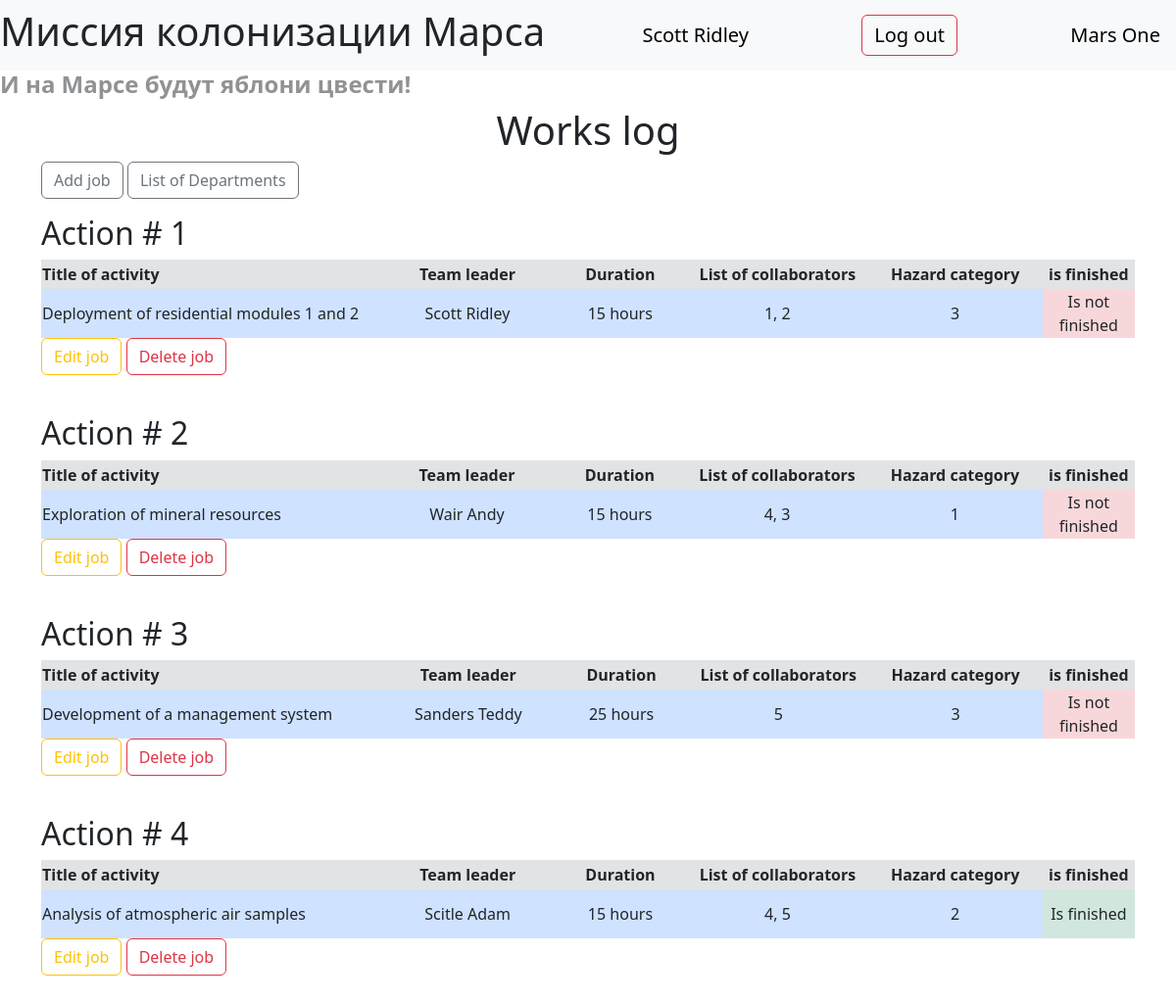
The page / (signed in) on the database its author committed.
### data/users.py (models this page shows, shortened)
class User(SqlAlchemyBase, UserMixin, SerializerMixin):
    __tablename__ = 'users'
    id = sqlalchemy.Column(sqlalchemy.Integer, primary_key=True, autoincrement=True)
    surname = sqlalchemy.Column(sqlalchemy.String, nullable=True)
    name = sqlalchemy.Column(sqlalchemy.String, nullable=True)
    age = sqlalchemy.Column(sqlalchemy.Integer, nullable=True)
    position = sqlalchemy.Column(sqlalchemy.String, nullable=True)
    speciality = sqlalchemy.Column(sqlalchemy.String, nullable=True)
    address = sqlalchemy.Column(sqlalchemy.String, nullable=True)
    city_from = sqlalchemy.Column(sqlalchemy.String, nullable=True)
    email = sqlalchemy.Column(sqlalchemy.String, index=True, unique=True, nullable=True)
    hashed_password = sqlalchemy.Column(sqlalchemy.String, nullable=True)
    modified_date = sqlalchemy.Column(sqlalchemy.DateTime, default=datetime.datetime.now)
    job = orm.relationship("Jobs", back_populates='user')
    department = orm.relationship('Department', back_populates='chief_user')

### data/jobs.py (models this page shows)
class Jobs(SqlAlchemyBase, SerializerMixin):
    __tablename__ = 'jobs'
    id = sqlalchemy.Column(sqlalchemy.Integer, primary_key=True, autoincrement=True)
    team_leader = sqlalchemy.Column(sqlalchemy.Integer, sqlalchemy.ForeignKey('users.id'))
    job = sqlalchemy.Column(sqlalchemy.String, nullable=True)
    work_size = sqlalchemy.Column(sqlalchemy.Integer, nullable=True)
    collaborators = sqlalchemy.Column(sqlalchemy.String, nullable=True)
    start_date = sqlalchemy.Column(sqlalchemy.DateTime, nullable=True)
    end_date = sqlalchemy.Column(sqlalchemy.DateTime, nullable=True)
    is_finished = sqlalchemy.Column(sqlalchemy.Boolean, default=False)
    user = orm.relationship('User')
    categories = orm.relationship('Category', secondary='job_to_category', backref='job')

### data/categories.py (models this page shows)
class Category(SqlAlchemyBase, SerializerMixin):
    __tablename__ = 'category'
    id = sqlalchemy.Column(sqlalchemy.Integer, primary_key=True,
                           autoincrement=True)
    name = sqlalchemy.Column(sqlalchemy.String, nullable=True)

### main.py (the view)
@app.route('/')
def index():
    db_sess = db_session.create_session()
    jobs = db_sess.query(Jobs).all()
    return render_template('index.html', jobs=jobs)

### data/db_session.py (called while the page is built)
def create_session() -> Session:
    global __factory
    return __factory()

### main.py (called while the page is built)
@login_manager.user_loader
def load_user(user_id):
    db_sess = db_session.create_session()
    return db_sess.query(User).get(user_id)

### templates/index.html
{% extends 'base.html' %}
{% block content %}
    <h1 class="align-middle"> Works log </h1>
    <p>
        {% if current_user.is_authenticated %}
            <a class="btn btn-outline-secondary" href="/addjob"> Add job </a>
        {% endif %}
        <a class="btn btn-outline-secondary" href="/departments"> List of Departments </a>
    </p>
    {% for item in jobs %}
        <div class="job-block">
            <h2> Action # {{ item.id }}</h2>
            <table>
                <thead>
                    <tr class="bg-secondary-subtle" style="height:30px;">
                        <th style="width:400px;"> Title of activity </th>
                        <th style="width:200px;" class="align-middle"> Team leader </th>
                        <th style="width:150px;" class="align-middle"> Duration </th>
                        <th style="width:200px;" class="align-middle"> List of collaborators </th>
                        <th style="width:200px;" class="align-middle"> Hazard category </th>
                        <th style="width:100px;" class="align-middle"> is finished </th>
                    </tr>
                </thead>
                <tbody>
                    <tr style="height:50px;">
                        <td class="bg-primary-subtle"> {{ item.job }} </td>
                        <td class="bg-primary-subtle align-middle"> {{ item.user.surname }} {{ item.user.name }} </td>
                        <td class="bg-primary-subtle align-middle"> {{ item.work_size }} hours </td>
                        <td class="bg-primary-subtle align-middle"> {{ item.collaborators }} </td>
                        <td class="bg-primary-subtle align-middle"> {{ item.categories[0].id }} </td>
                        {% if item.is_finished %}
                            <td class="bg-success-subtle align-middle"> Is finished </td>
                        {% else %}
                            <td class="bg-danger-subtle align-middle"> Is not finished </td>
                        {% endif %}
                    </tr>
                </tbody>
            </table>
            {% if item.user.id == current_user.id or current_user.id == 1 %}
                <p>
                    <a class="btn btn-outline-warning" href="/editjob/{{ item.id }}"> Edit job </a>
                    <a class="btn btn-outline-danger" href="/deletejob/{{ item.id }}"> Delete job </a>
                </p>
            {% endif %}
        </div> <br>
    {% endfor %}
{% endblock content %}

### templates/base.html (shortened to what this page needs)
<!DOCTYPE html>
<html lang="en">
    <head>
        <link href="https://cdn.jsdelivr.net/npm/bootstrap@5.3.3/dist/css/bootstrap.min.css"
              rel="stylesheet"
>
        <link rel="stylesheet"
              href="/static/css/style.css">
    </head>
    <body>
        <header>
            <nav class="navbar navbar-light bg-light">
                <h1>Миссия колонизации Марса</h1>
                {% if current_user.is_authenticated %}
                    <label> <a class="navbar-brand" href="/account"> {{current_user.surname }} {{ current_user.name }} </a> </label>
                    <label> <a class="navbar-brand btn btn-outline-danger" href="/logout"> Log out </a> </label>
                {% else %}
                    <label> <a class="navbar-brand btn btn-outline-success" href="/login"> Log in </a> </label>
                    <label> <a  class="navbar-brand btn btn-outline-primary" href="/register"> Register </a> </label>
                {% endif %}
                <label class="fw-light"> <a class="navbar-brand" href="/"> Mars One </a> </label>
            </nav>
            <h4 class="text-body-tertiary fw-bold">И на Марсе будут яблони цвести!</h4>
        </header>
        <main role="main" class="container">
            {% block content %}{% endblock %}
        </main>
    </body>
</html>

### static/css/style.css (style rules this page uses)
.align-middle { text-align: center; }

### rows shown on the page
User: surname "Scott", name "Ridley"
Jobs: id "1", job "Deployment of residential modules 1 and 2", user.surname "Scott", user.name "Ridley", work_size "15", collaborators "1, 2", categories "3", is_finished "Is not finished"
Jobs: id "2", job "Exploration of mineral resources", user.surname "Wair", user.name "Andy", work_size "15", collaborators "4, 3", categories "1", is_finished "Is not finished"
Jobs: id "3", job "Development of a management system", user.surname "Sanders", user.name "Teddy", work_size "25", collaborators "5", categories "3", is_finished "Is not finished"
Jobs: id "4", job "Analysis of atmospheric air samples", user.surname "Scitle", user.name "Adam", work_size "15", collaborators "4, 5", categories "2", is_finished "Is finished"
